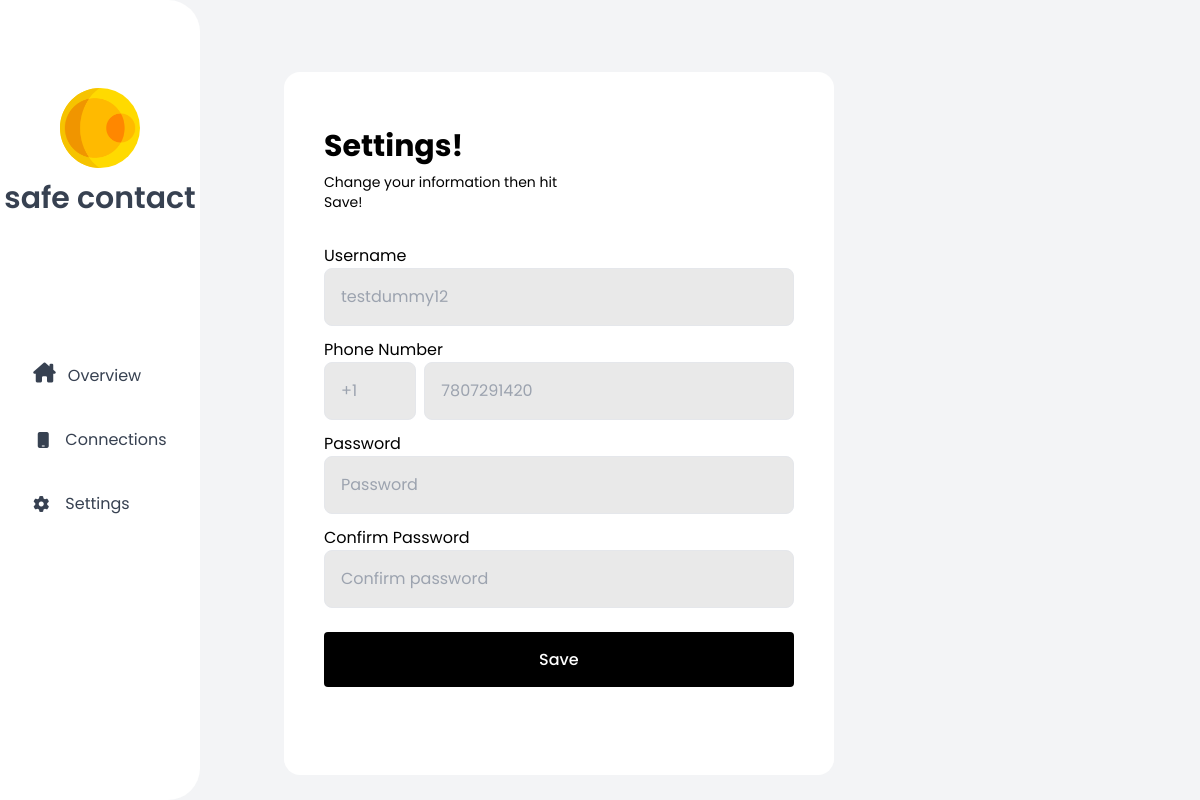
/settings (signed in), run on the app's committed database.
### client/models.py (models this page shows)
class User(db.Model, UserMixin):
    id = db.Column(db.Integer, primary_key=True)
    country_code = db.Column(db.String(10), unique=False)
    phone_number = db.Column(db.String(20), unique=True, nullable=False)
    password = db.Column(db.String(150), nullable=False)
    username = db.Column(db.String(150), unique=True)

### client/connections.py (the view)
@conns.route('/settings', methods=['GET', 'POST'])
def settings():
    if request.method == "POST":
        username = request.form.get('username')
        init_password = request.form.get('init_password')
        confirm_password = request.form.get('confirm_password')
        country_code = request.form.get('country_code')
        phone_number = request.form.get('phone_number')
        print("Settings change submitted for", username, phone_number)
        if username != None:
            current_user.username = username
        if (init_password == confirm_password) and (init_password != None):
            current_user.password = generate_password_hash(init_password, method="sha256")
        if country_code != None:
            current_user.country_code = country_code
        if phone_number != None:
            current_user.phone_number = phone_number
        db.session.commit()
        return render_template('settings.html', user=current_user)
    else:
        return render_template('settings.html', user=current_user)

### client/templates/settings.html (shortened to what this page needs)
{% extends "base_home.html"%} {% block content %}
<div class="flex flex-col h-full mt-10 ml-5">
    <div class="flex flex-col w-3/5 ml-8 bg-white rounded-2xl p-10">
        <div class="w-1/2 h-full flex flex-col mt-4">
            <div class="font-bold text-3xl mb-2">
                Settings!
            </div>
            <div class="text-sm text-black">Change your information then hit Save!</div>
        </div>
        <form method="POST">
            <div>
                <div>
                    <div class=mb-3>
                        <label for="username">Username</label>
                        <input type="text " id="username" name="username" placeholder="{{current_user.username}}"
                            class="form-control block p-4 w-full text-black bg-[#e9e9e9] rounded-lg border sm:text-md focus:ring-gray-300 focus:border-l-2" />
                    </div>
                    <label for="country_code">Phone Number</label>
                    <div class="mb-3 input-group flex flex-row justify-between ">
                        <br>
                        <div class="flex-auto w-1/5 mr-2"><input type="text" id="country_code" name="country_code"
                                placeholder="{{current_user.country_code}}"
                                class="form-control block p-4 w-full text-black bg-[#e9e9e9] rounded-lg border sm:text-md focus:ring-gray-300 focus:border-l-2" />
                        </div>
                        <div class="flex-auto w-4/5 "><input type="tel" name="phone_number"
                                placeholder="{{current_user.phone_number}}" pattern="[0-9]{10}" maxlength="10"
                                class="form-control block p-4 w-full text-black bg-[#e9e9e9] rounded-lg border sm:text-md focus:ring-gray-300 focus:border-l-2">
                        </div>
                    </div>
                    <div class=mb-3>
                        <label for="init_password">Password</label>
                        <input type="password" id="init_password" name="init_password" placeholder="Password"
                            class="form-control block p-4 w-full text-black bg-[#e9e9e9] rounded-lg border sm:text-md focus:ring-gray-300 focus:border-l-2" />
                    </div>
                    <div class=mb-6>
                        <label for="confirm_password">Confirm Password</label>
                        <input type="password" id="confirm_password" name="confirm_password"
                            placeholder="Confirm password"
                            class="form-control block p-4 w-full text-black bg-[#e9e9e9] rounded-lg border sm:text-md focus:ring-gray-300 focus:border-l-2" />
                    </div>
                </div>
            </div>
            <div class="flex mb-2">
                <div class="w-full">
                    <button type="Submit"
                        class="w-full h-[55px] bg-black hover:bg-gray-700 text-white hover:text-white hover:border-black font-medium py-2 px-4 rounded">
                        Save
                    </button>
                </div>
            </div>
            <br>
        </form>
    </div>
</div>
{% endblock %}

### client/static/styles.css (style rules this page uses)
* { font-family: "Poppins", sans-serif; }

### data on the page
User: username "testdummy12", country_code "+1", phone_number "7807291420"
